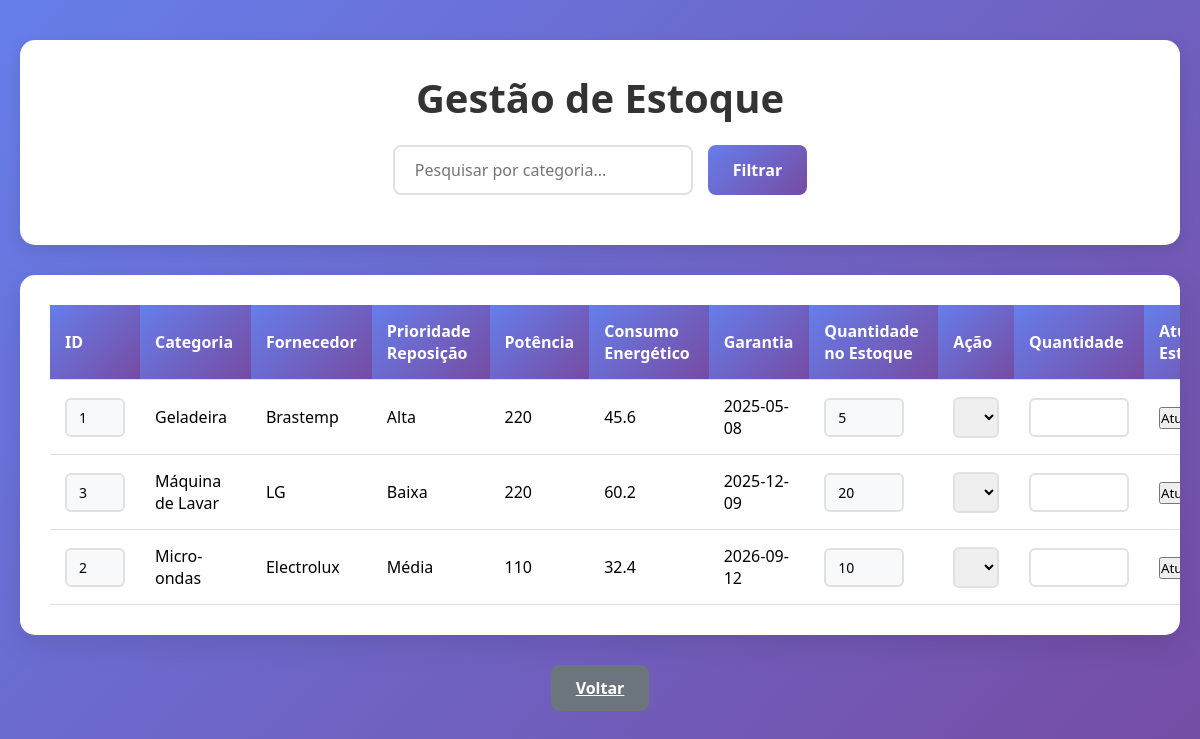
The app's page /view/gestao_estoque.php (signed in) with its own data.
### tables this page shows
CREATE TABLE ELETRODOMESTICO (
    ELETRO_ID INTEGER AUTO_INCREMENT PRIMARY KEY,
    ELETRO_CATEGORIA VARCHAR(255),
    ELETRO_FORNECEDOR VARCHAR(255),
    ELETRO_PRIORIDADE_REPOSICAO VARCHAR(255),
    ELETRO_POTENCIA VARCHAR(255),
    ELETRO_CONSUMO_ENERGETICO VARCHAR(255),
    ELETRO_GARANTIA DATE,
    FK_USU_ID INTEGER
);

CREATE TABLE ESTOQUE (
    ESTOQUE_ID INTEGER AUTO_INCREMENT PRIMARY KEY,
    ESTOQUE_QUANTIDADE INTEGER,
    FK_ELETRODOMESTICO_ID INTEGER 
);

### model/model_eletrodomestico.php (called while the page is built, shortened)
<?php
class Eletrodomestico {
    public function listar_eletrodomestico() {
        $conn = Database::getConnection();
        $sql = "SELECT
                    ED.ELETRO_ID,
                    ED.ELETRO_CATEGORIA,
                    ED.ELETRO_FORNECEDOR,
                    ED.ELETRO_PRIORIDADE_REPOSICAO,
                    ED.ELETRO_POTENCIA,
                    ED.ELETRO_CONSUMO_ENERGETICO,
                    ED.ELETRO_GARANTIA,
                    E.ESTOQUE_QUANTIDADE,
                    U.USU_NOME,
                    U.USU_EMAIL
                FROM ELETRODOMESTICO ED
                JOIN USUARIO U ON ED.FK_USU_ID = U.USU_ID
                JOIN ESTOQUE E ON ED.ELETRO_ID = E.FK_ELETRODOMESTICO_ID
                ORDER BY ED.ELETRO_CATEGORIA";
        $result = $conn->query($sql);
        return $result->fetch_all(MYSQLI_ASSOC);
    }
}
?>

### controller/controller_eletrodomestico.php (called while the page is built, shortened)
<?php
    require_once "../model/model_eletrodomestico.php";
    if (isset($_POST["editar_eletrodomestico"])) {
        $eletrodomestico = new Eletrodomestico();
        $resultado = $eletrodomestico->editar_eletrodomestico(
            $_POST["ELETRO_CATEGORIA"],
            $_POST["ELETRO_FORNECEDOR"],
            $_POST["ELETRO_PRIORIDADE_REPOSICAO"],
            $_POST["ELETRO_POTENCIA"],
            $_POST["ELETRO_CONSUMO_ENERGETICO"],
            $_POST["ELETRO_GARANTIA"],
            $_POST["ELETRO_ID"],
            $_SESSION['usuario']["USU_ID"]
        );
        if ($resultado) {
            echo "<script>
                    alert('Eletrodomestico atualizado com sucesso!');
                    window.location.href='../view/listar_eletrodomestico.php';
                </script>";
        } else {
            echo "<script>
                    alert('Erro ao atualizar eletrodomestico!');
                    window.location.href='../view/listar_eletrodomestico.php';
                </script>";
        }
        exit();
    }
    else if (isset($_POST["filtrar_eletrodomestico"])) {
        $eletrodomestico = new Eletrodomestico();
        $resultados = $eletrodomestico->filtrar_eletrodomestico($_POST["campo_busca"]);
        $_SESSION['eletrodomesticos_filtrados'] = $resultados;
        header("Location: ../view/listar_eletrodomestico.php");
        exit();
    }
    else {
        $eletrodomestico = new Eletrodomestico();
        $eletrodomesticos = $eletrodomestico->listar_eletrodomestico();
    }
?>

### view/gestao_estoque.php (the view, shortened to what this page needs)
<?php
require_once "../controller/controller_eletrodomestico.php";
$eletrodomestico = new Eletrodomestico();
if (isset($_POST['botao_pesquisar'])) {
    $resultados = $eletrodomestico->filtrar_eletrodomestico($_POST['pesquisar']);
}
else {
    $resultados = $eletrodomestico->listar_eletrodomestico();
}
?>
<!DOCTYPE html>
<html lang="pt-br">
    <head>
    </head>
    <body>
        <div class="container">
            <div class="header">
                <h1>Gestão de Estoque</h1>
                <form method="POST" class="search-form">
                    <input type="search" id="pesquisar" name="pesquisar" placeholder="Pesquisar por categoria...">
                    <input type="submit" class="btn btn-primary" id="botao_pesquisar" name="botao_pesquisar" value="Filtrar">
                </form>
            </div>
            <div class="table-container">
                <table>
                    <thead>
                        <tr>
                            <th>ID</th>
                            <th>Categoria</th>
                            <th>Fornecedor</th>
                            <th>Prioridade Reposição</th>
                            <th>Potência</th>
                            <th>Consumo Energético</th>
                            <th>Garantia</th>
                            <th>Quantidade no Estoque</th>
                            <th>Ação</th>
                            <th>Quantidade</th>
                            <th>Atualizar Estoque</th>
                        </tr>
                    </thead>
                    <tbody>
                        <?php if(count($resultados) > 0): ?>
                            <?php foreach($resultados as $r): ?>
                                <form method='POST' action='../controller/controller_estoque.php' class="stock-form">
                                <tr>
                                    <td><input type='number' name='eletrodomestico_id' value='<?php echo $r["ELETRO_ID"]; ?>' readonly style="width: 60px; background: #f8f9fa;"></td>
                                    <td><?php echo $r["ELETRO_CATEGORIA"]; ?></td>
                                    <td><?php echo $r["ELETRO_FORNECEDOR"]; ?></td>
                                    <td><?php echo $r["ELETRO_PRIORIDADE_REPOSICAO"]; ?></td>
                                    <td><?php echo $r["ELETRO_POTENCIA"]; ?></td>
                                    <td><?php echo $r["ELETRO_CONSUMO_ENERGETICO"]; ?></td>
                                    <td><?php echo $r["ELETRO_GARANTIA"]; ?></td>
                                    <td><input type='number' name='estoque_qtd' value='<?php echo $r["ESTOQUE_QUANTIDADE"]; ?>' readonly style="width: 80px; background: #f8f9fa;"></td>
                                    <td>
                                        <select id='acao_estoque' name='acao_estoque' required>
                                            <option value=''>Selecione...</option>
                                        </select>
                                    </td>
                                    <td>
                                        <input type='number' id='qtd_aumentar_diminuir' name='qtd_aumentar_diminuir' min='0' required style="width: 100px;">
                                    </td>
                                    <td><input type='submit' id='botao_atualizar' name='botao_atualizar' value='Atualizar'></td>
                                </tr>
                                </form>
                            <?php endforeach; ?>
                        <?php else: ?>
                            <tr>
                                <td colspan="11" class="empty-message">Nenhum eletrodoméstico cadastrado!</td>
                            </tr>
                        <?php endif; ?>
                    </tbody>
                </table>
            </div>
            <div class="action-buttons">
                <a href="inicial.php" class="btn btn-secondary">Voltar</a>
            </div>
        </div>
    </body>
</html>

### view/gestao_estoque.php (style rules this page uses)
* { margin: 0; padding: 0; box-sizing: border-box; font-family: 'Segoe UI', Tahoma, Geneva, Verdana, sans-serif; }
body { background: linear-gradient(135deg, #667eea 0%, #764ba2 100%); min-height: 100vh; padding: 40px 20px; }
.container { max-width: 1400px; margin: 0 auto; }
.header { background: white; border-radius: 15px; box-shadow: 0 5px 15px rgba(0,0,0,0.1); padding: 30px; margin-bottom: 30px; text-align: center; }
h1 { color: #333; margin-bottom: 20px; font-size: 2.5em; }
.search-form { display: flex; gap: 15px; justify-content: center; margin-bottom: 20px; }
.search-form input[type="search"] { padding: 12px 20px; border: 2px solid #e1e1e1; border-radius: 8px; font-size: 16px; width: 300px; }
.btn { padding: 12px 25px; border: none; border-radius: 8px; font-size: 16px; font-weight: 600; cursor: pointer; transition: all 0.3s ease; }
.btn-primary { background: linear-gradient(135deg, #667eea 0%, #764ba2 100%); color: white; }
.btn-secondary { background: #6c757d; color: white; }
.table-container { background: white; border-radius: 15px; box-shadow: 0 10px 30px rgba(0,0,0,0.1); padding: 30px; overflow-x: auto; }
table { width: 100%; border-collapse: collapse; min-width: 1200px; }
th, td { padding: 15px; text-align: left; border-bottom: 1px solid #e1e1e1; }
th { background: linear-gradient(135deg, #667eea 0%, #764ba2 100%); color: white; font-weight: 600; position: sticky; top: 0; }
input[type="number"], select { width: 100%; padding: 8px 12px; border: 2px solid #e1e1e1; border-radius: 6px; font-size: 14px; }
.action-buttons { display: flex; gap: 15px; justify-content: center; margin-top: 30px; }
.stock-form { margin: 0; }

### records on screen
eletrodomestico: eletrodomestico_id "1", ELETRO_CATEGORIA "Geladeira", ELETRO_FORNECEDOR "Brastemp", ELETRO_PRIORIDADE_REPOSICAO "Alta", ELETRO_POTENCIA "220", ELETRO_CONSUMO_ENERGETICO "45.6", ELETRO_GARANTIA "2025-05-08", estoque_qtd "5"
eletrodomestico: eletrodomestico_id "3", ELETRO_CATEGORIA "Máquina de Lavar", ELETRO_FORNECEDOR "LG", ELETRO_PRIORIDADE_REPOSICAO "Baixa", ELETRO_POTENCIA "220", ELETRO_CONSUMO_ENERGETICO "60.2", ELETRO_GARANTIA "2025-12-09", estoque_qtd "20"
eletrodomestico: eletrodomestico_id "2", ELETRO_CATEGORIA "Micro-ondas", ELETRO_FORNECEDOR "Electrolux", ELETRO_PRIORIDADE_REPOSICAO "Média", ELETRO_POTENCIA "110", ELETRO_CONSUMO_ENERGETICO "32.4", ELETRO_GARANTIA "2026-09-12", estoque_qtd "10"
